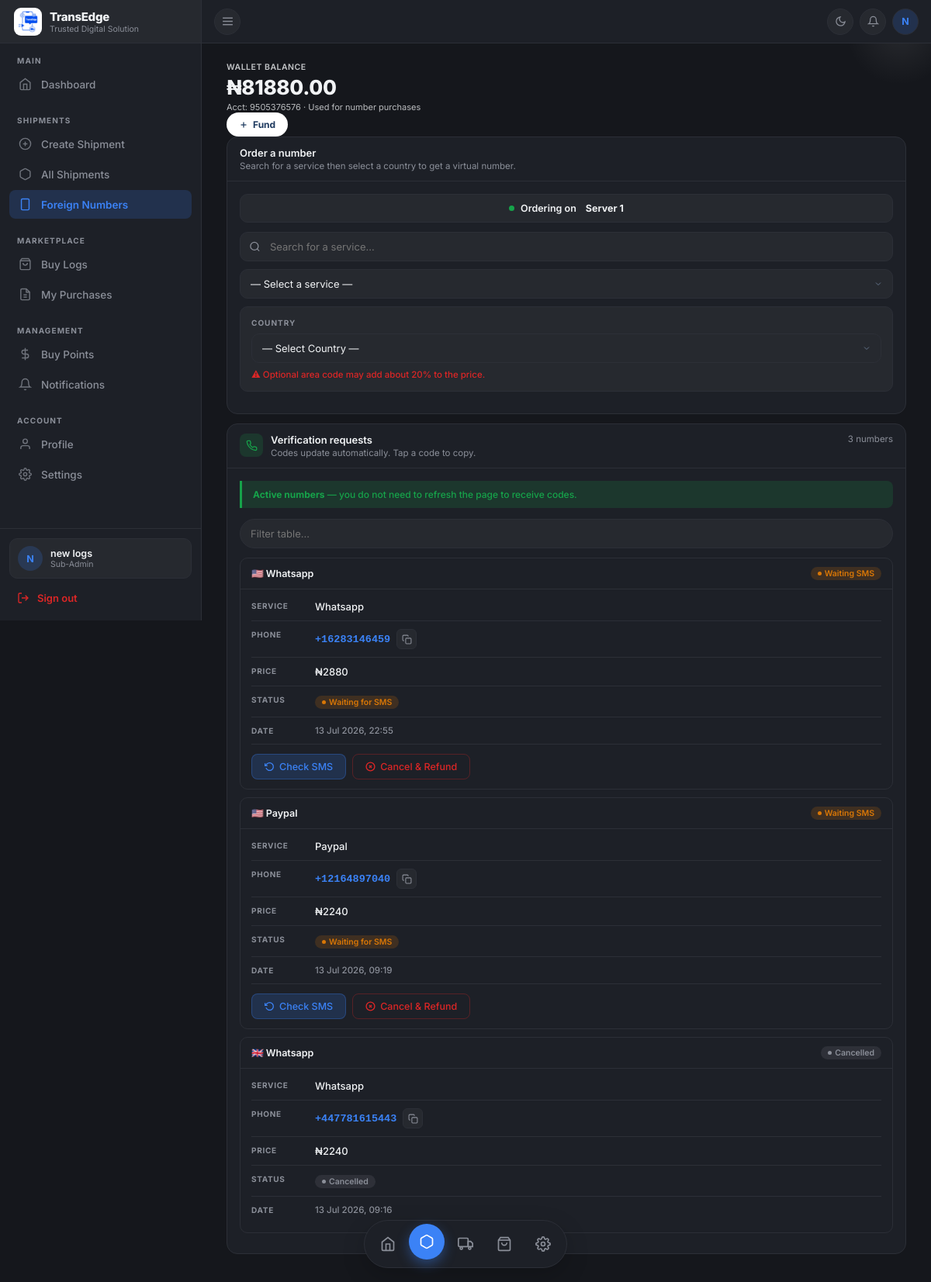
The page /shipping/sub-admin/foreign-numbers/ (signed in) on the database as committed earlier.
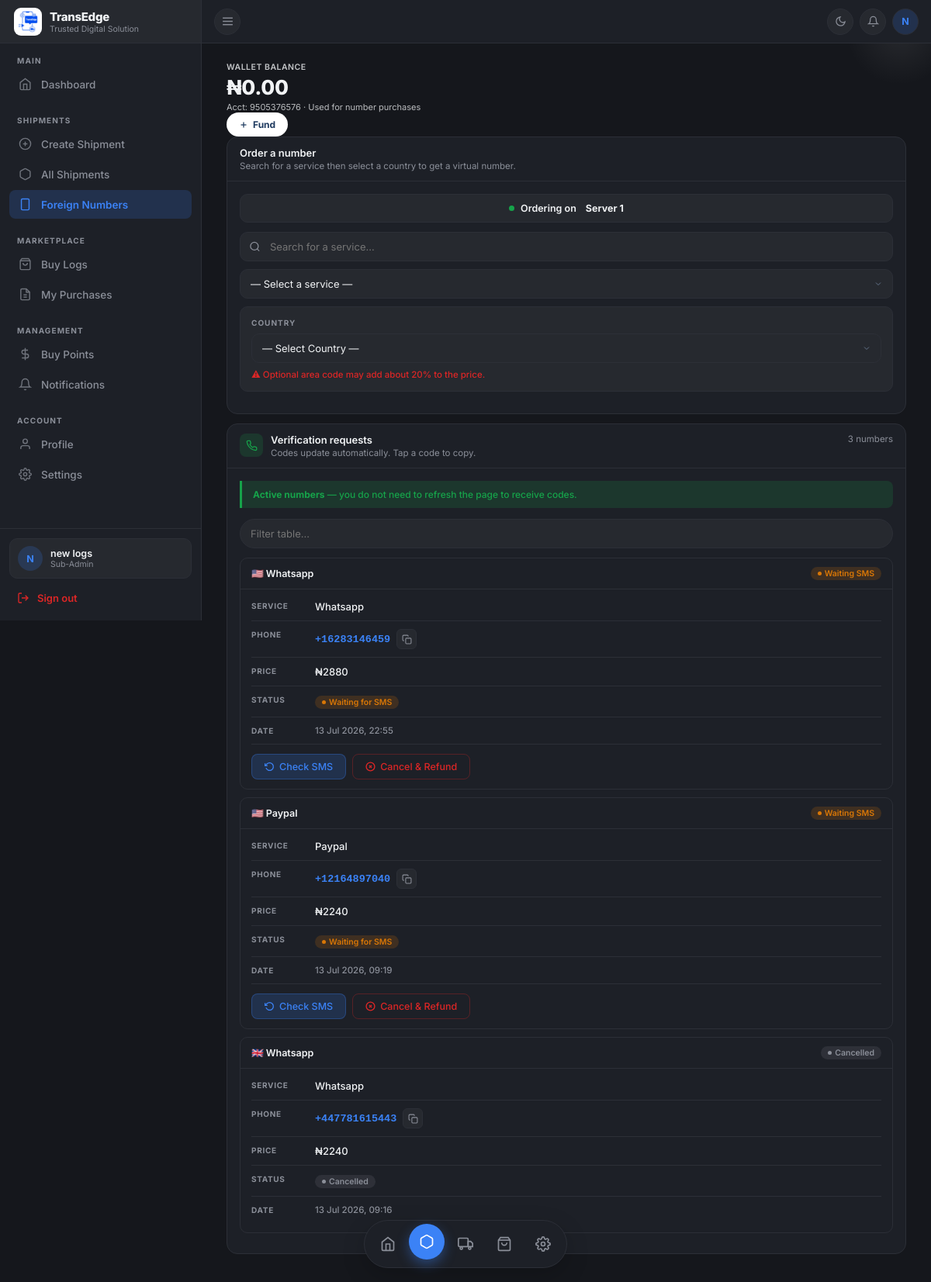
The same page on the database as committed later.
### Business/models.py (models this page shows, shortened)
class Account(models.Model):
    user = models.OneToOneField(
        settings.AUTH_USER_MODEL,
        on_delete=models.CASCADE,
        related_name="account",
    )
    account_number = models.CharField(max_length=10, unique=True, blank=True)
    balance = models.DecimalField(
        max_digits=15, decimal_places=2, default=Decimal("0.00")
    )
    created_at = models.DateTimeField(auto_now_add=True)
    updated_at = models.DateTimeField(auto_now=True)

### Business/sub_admin_views.py (the view)
    def wrapper(request, *args, **kwargs):
        if not request.user.is_authenticated:
            return redirect("sub-admin-login")
        if request.user.role != User.Role.SUB_ADMIN:
            return redirect("sub-admin-login")
        try:
            profile = request.user.sub_admin_profile
        except SubAdminProfile.DoesNotExist:
            return redirect("sub-admin-login")
        if profile.approval_status == SubAdminProfile.ApprovalStatus.PENDING:
            return render(request, "admin/subadmin/pending_approval.html", {"profile": profile})
        if profile.approval_status == SubAdminProfile.ApprovalStatus.REJECTED:
            return render(request, "admin/subadmin/rejected.html", {"profile": profile})
        if profile.approval_status == SubAdminProfile.ApprovalStatus.SUSPENDED:
            return render(request, "admin/subadmin/suspended.html", {"profile": profile})
        return view_func(request, *args, **kwargs)

### Business/context_processors.py (called while the page is built)
def unread_notifications(request):
    user = getattr(request, "user", None)
    if not user or not user.is_authenticated or user.role != User.Role.SUB_ADMIN:
        return {"unread_notifications": 0}
    unread_private = Notification.objects.filter(
        recipient=user, is_read=False
    ).count()
    read_public_ids = NotificationRead.objects.filter(
        user=user
    ).values_list("notification_id", flat=True)
    unread_public = Notification.objects.filter(
        is_public=True, recipient__isnull=True
    ).exclude(id__in=read_public_ids).count()
    return {"unread_notifications": unread_private + unread_public}

def branding(request):
    ref = request.session.get("active_referral_code")
    profile = SubAdminProfile.objects.filter(referral_code=ref).first() if ref else None
    settings_ctx = (
        SubAdminSiteSettings.for_user(profile.user) if profile
        else default_settings_context()
    )
    return {
        "settings": settings_ctx,
        "profile": profile,
        "testimonials": Testimonial.objects.filter(is_active=True).order_by("sort_order"),
        "gallery_images": BrandGalleryImage.objects.filter(is_active=True).order_by("sort_order"),
    }

### Business/templates/admin/subadmin/buy_foreign_number.html (shortened to what the changed rows need)
{% extends "admin/subadmin/base.html" %}
{% load business_extras %}
{% block content %}
<div class="wallet-hero">
  <div>
    <div class="wh-label">Wallet Balance</div>
    <div class="wh-amount">₦{{ account.balance|floatformat:2 }}</div>
    <div class="wh-note">Acct: {{ account.account_number }} · Used for number purchases</div>
  </div>
</div>
{% endblock %}

Rows that differ between the two databases and show on the page:
changed Account: balance "81880.00" → "0.00"
